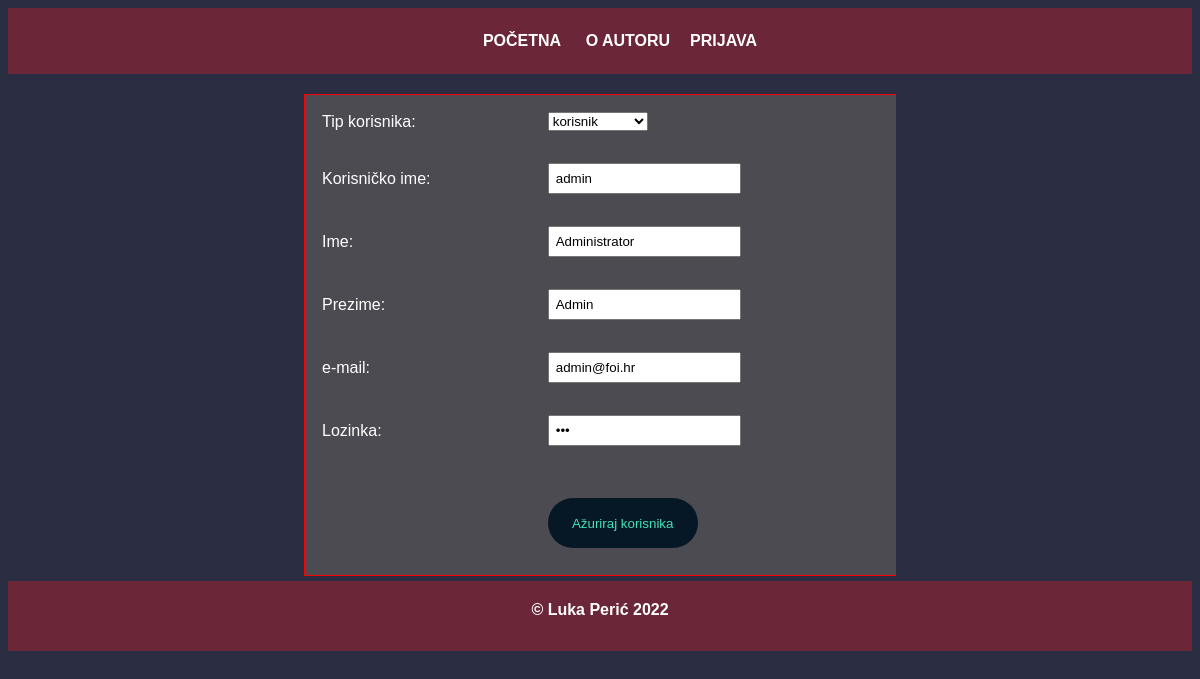
The page /azuriraj_korisnika.php?id=1 on the database its author committed.
### tables this page shows
CREATE TABLE IF NOT EXISTS `korisnik` (
  `korisnik_id` INT NOT NULL AUTO_INCREMENT,
  `tip_korisnika_id` INT NOT NULL,
  `medijska_kuca_id` INT NULL,
  `korime` VARCHAR(50) NOT NULL,
  `ime` VARCHAR(50) NOT NULL,
  `prezime` VARCHAR(50) NOT NULL,
  `email` VARCHAR(50) NOT NULL,
  `lozinka` VARCHAR(50) NOT NULL,
  PRIMARY KEY (`korisnik_id`),
  INDEX `tip_korisnika_id_fk_idx` (`tip_korisnika_id` ASC),
  INDEX `medijska_kuca_id_fk_idx` (`medijska_kuca_id` ASC),
  CONSTRAINT `tip_korisnika_id_fk`
    FOREIGN KEY (`tip_korisnika_id`)
    REFERENCES `tip_korisnika` (`tip_korisnika_id`)
    ON DELETE NO ACTION
    ON UPDATE NO ACTION,
  CONSTRAINT `medijska_kuca_id_fk`
    FOREIGN KEY (`medijska_kuca_id`)
    REFERENCES `medijska_kuca` (`medijska_kuca_id`)
    ON DELETE NO ACTION
    ON UPDATE NO ACTION);

### baza.php (called while the page is built, shortened)
<?php
function izvrsiUpit($veza, $upit){
	$rezultat = mysqli_query($veza,$upit);
	return $rezultat;
}

### azuriraj_korisnika.php (the view, shortened to what this page needs)
<?php
include_once("baza.php");
$veza = spojiSeNaBazu();
if (isset($_GET["id"])) {
    $id = $_GET["id"];
} else if (isset($_POST["id"])) {
    $id = $_POST["id"];
}
$upit = "SELECT * FROM korisnik WHERE korisnik_id = {$id}";
$rez_korisnik = izvrsiUpit($veza, $upit);
$red_korisnik = mysqli_fetch_array($rez_korisnik);
$veza = spojiSeNaBazu();
$upit_tip_korisnika = "SELECT * FROM `tip_korisnika`";
$tipovi_korisnika = izvrsiUpit($veza, $upit_tip_korisnika);
?>
<!DOCTYPE html>
<html lang="hr">
<head>
    <link rel="stylesheet" type="text/css" href="style.css">
</head>
<body>
    <?php include_once("header.php"); ?>
    <div class="kontenjer">
    <table class="tablica_dt">
        <tbody>
            <form id=dodaj-korisnika name=dodaj-korisnika method="POST" action="<?= $_SERVER['PHP_SELF']; ?>">
                <tr>
                    <td><label for="korisnik-tip">Tip korisnika:</label></td>
                    <td><select name="korisnik-tip" autofocus required class="galerija-filtracija dodaj-azuriraj">
                            <?php
                            while ($red = mysqli_fetch_array($tipovi_korisnika)) {
                                $tip_korisnika_baza = $red['tip_korisnika_id'];
                                $naziv = $red['naziv'];
                                echo "<option value='{$tip_korisnika_baza}'";
                                if ($tip_korisnika_baza == 2) echo " selected";
                                echo ">{$naziv}</option>";
                            }
                            ?>
                        </select></td>
                </tr>
                <tr>
                    <td><label for="kor-ime">Korisničko ime:</label></td>
                    <td><input type="text" name="korime" required value="<?php echo $red_korisnik['korime'] ?>"></td>
                </tr>
                <tr>
                    <td><label for="ime">Ime:</label></td>
                    <td><input type="text" name="ime" required value="<?php echo $red_korisnik['ime'] ?>"></td>
                </tr>
                <tr>
                    <td><label for="prezime">Prezime:</label></td>
                    <td><input type="text" name="prezime" required value="<?php echo $red_korisnik['prezime'] ?>"></td>
                </tr>
                <tr>
                    <td><label for="email">e-mail:</label></td>
                    <td><input type="text" name="email" required value="<?php echo $red_korisnik['email'] ?>"></td>
                </tr>
                <tr>
                    <td><label for="lozinka">Lozinka:</label></td>
                    <td><input type="password" name="lozinka" required value="<?php echo $red_korisnik['lozinka'] ?>"></td>
                </tr>
                <tr>
                    <td><input type="hidden" name="id" value="<?php echo $red_korisnik['korisnik_id'] ?>"></td>
                    <td><input type="submit" name="unos-korisnika-submit" class='button' id="unos-korisnika-submit" value="Ažuriraj korisnika"></td>
                </tr>
            </form>
        </tbody>
    </table>
    </div>
    <?php include_once("footer.php"); ?>
</body>
</html>

### style.css (style rules this page uses)
body { background-color: #2B2D42; color: #fff; font-family: Arial, Helvetica, sans-serif; }
.button { padding: 8px; color: #41E2BA; border-radius: 25px; height: 50px; border: none; width: 150px; margin-top: 20px; background-color: #061826; margin-bottom: 10px; }
input[type] { padding: 6px; }
.tablica_dt { background-color: #4B4B51; border: 1px solid red; width: 50%; }
.tablica_dt td { padding: 15px; }
.kontenjer { display: flex; justify-content: center; margin-top: 20px; }

### rows shown on the page
korisnik: korime "admin", ime "Administrator", prezime "Admin", email "admin@foi.hr"

### other values the page prints
form field korisnik-tip "korisnik"
